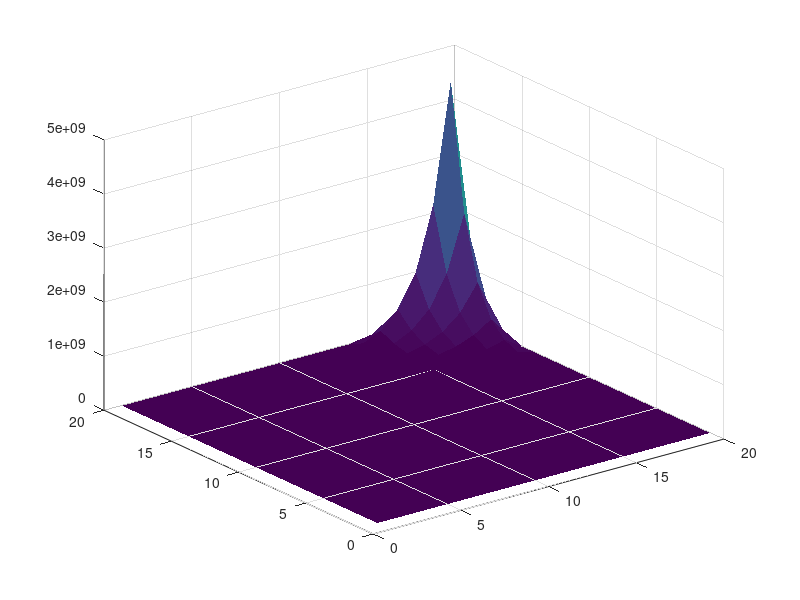

MATLAB code for this plot:
nx = 20
ny = 20

maxIterations = 20

V = zeros (nx,ny)
V(:,1) = 1
V(:,ny) = 0


for i = 2:nx-1
    pause (0.5)
    for j = 2:ny-1
      V(i,j) =  ( V(i+1,j) - 2* V(i,j) + V(i-1,j) ) + (V(i,j+1) - 2 * V(i,j) + V(i,j-1))
            
    end
   
    surf(V,'EdgeColor','none')
end




